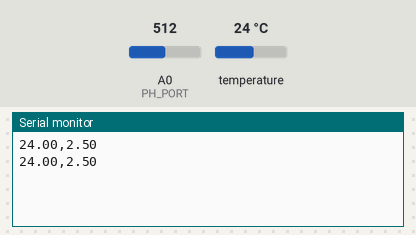
Recording of a program running on a simulated Arduino Uno, built with avr-gcc and run on an emulated ATmega328P. Shown: the last lines printed to the serial monitor. The inputs (shaded band) are chosen by the test bench; at power-on: temperature 24 °C, A0 (PH_PORT) = 512.

Above: at 2.8 s.
2.9 s: temperature set to 12 °C
At 4.3 s:
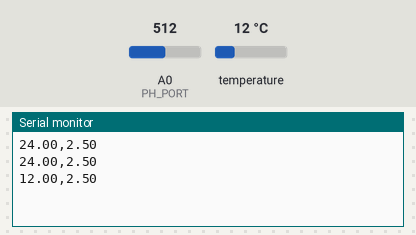
4.7 s: A0 (PH_PORT) set to 716
At 4.7 s:
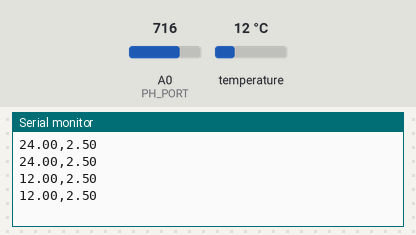
6.5 s: temperature set to 19 °C
At 7.5 s:
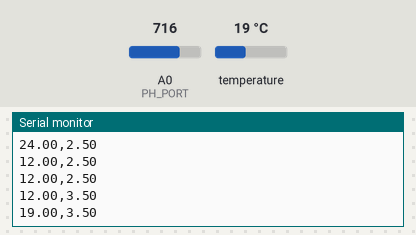
8.3 s: A0 (PH_PORT) set to 900
At 9.4 s:
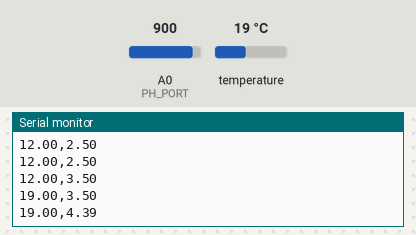
Timing chart, 0 to 11.1 s (numbered marks = the images above; inputs shaded):
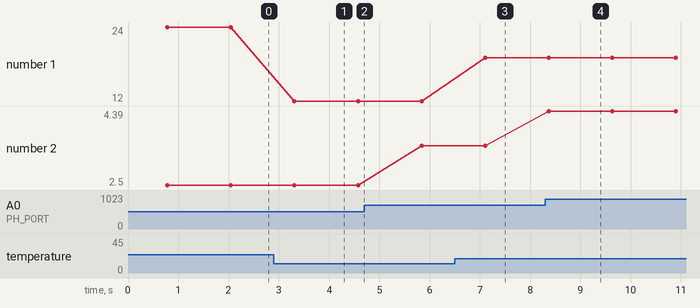

Measured:
- after the input at 2.9 s, the serial monitor: prints a new line after 0.41 s (image 1)
- after the input at 6.5 s, the serial monitor: prints a new line after 0.61 s (image 3)
- after the input at 8.3 s, the serial monitor: prints a new line after 0.07 s (image 4)
- plotted number 1: 24 → 12 after the input at 2.9 s, 12 → 19 after the input at 6.5 s
- plotted number 2: 2.5 → 3.5 after the input at 4.7 s, 3.5 → 4.39 after the input at 8.3 s

The program:

main.cpp
```cpp
//Arduino Library
#include <Arduino.h>
//temperature sensor libraries
#include <OneWire.h>
#include <DallasTemperature.h>

#define PH_PORT A0
#define TEMPERATURE_PORT 3

//temperature sensor variables
OneWire oneWire(TEMPERATURE_PORT);
DallasTemperature sensors(&oneWire);
float temperature;

//pH variables
int analogValue;
float VpH;

void setup() {
  Serial.begin(9600);
  //temperature
  oneWire.write(0x44, 1); //set parasiteMode
  sensors.begin(); //start temperature

  //pH
  pinMode(PH_PORT, INPUT);
}

float getTemperature(){
  //request temperature from sensor
  sensors.requestTemperatures();
  //convert to Celsius
  return sensors.getTempCByIndex(0);
}

void loop(){
  temperature = getTemperature();
  Serial.print(temperature);
  Serial.print(",");

  analogValue = analogRead(PH_PORT);
  VpH = (float)analogValue * 5.0 / 1024.0;
  Serial.print(VpH);
  Serial.print("\n");

  delay(500);
  }
```
